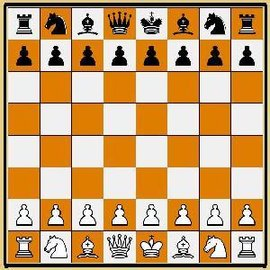
#> input picture testOpenCV/img/chess_board3.jpg, 270 x 270 px
$ python testHaaris.py
#> lines starting #> are read from the running program, lines starting #| are printed output that depends on the picture; after the words box and inside, x2 and y2 are one past the last pixel; in counts of white or black regions, pixels touching at a corner belong together
import cv2
import numpy as np

#  读取图像文件，并转为灰度图像，准备计算
img = cv2.imread('../img/chess_board3.jpg')
#> img is the input picture: shape (270, 270, 3); mean B, G, R 117, 162.1, 199.2
gray = cv2.cvtColor(img, cv2.COLOR_BGR2GRAY)
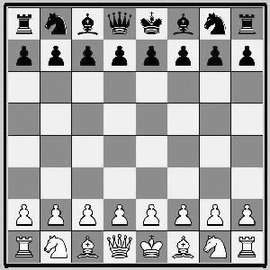
#> gray: shape (270, 270); min 0, max 255, mean 168
gray = np.float32(gray)

#  对灰度图执行角点检测算法
dst = cv2.cornerHarris(gray, 2, 23, 0.04)  #23定义了检测角点的敏感度，取值范围3-31的奇数
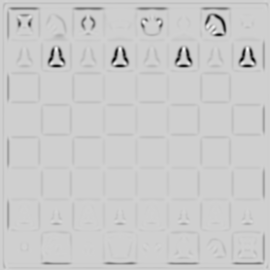
#> dst: shape (270, 270) float32; min -1.52e+30, max 3.44e+29, mean -3.23e+28; drawn with min black and max white
img[dst > 0.01 * dst.max()] = [0, 0, 255]  #将检测到的角点标记为红色
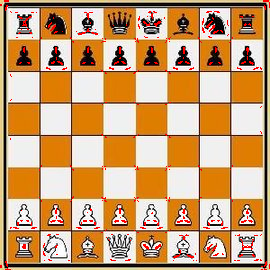
#> img: shape (270, 270, 3); 2.16% of pixels changed, all inside (x1, y1, x2, y2) = (0, 0, 270, 270)
while True:
    cv2.imshow("corners", img)
    if cv2.waitKey(1000 // 12) & 0xFF == ord('q'):
#> (key q is pressed here)
        break
cv2.destroyAllWindows()
